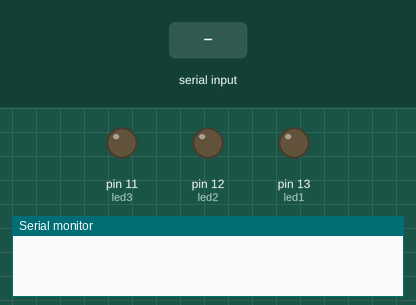
This sketch was run on a simulated Arduino Uno, built with avr-gcc and run on an emulated ATmega328P. Parts: output pins drawn as LEDs (lit = HIGH), the last lines printed to the serial monitor. The test bench sets the inputs (shaded band).

Above: at 1.2 s.
1.3 s: "*everything on" received over Serial
At 1.7 s:
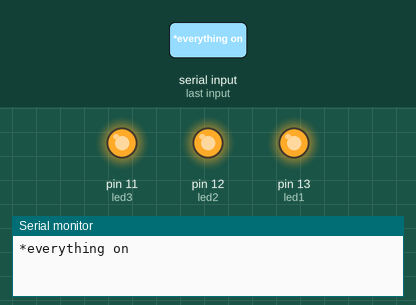
2.9 s: "*light off" received over Serial
At 3.8 s:
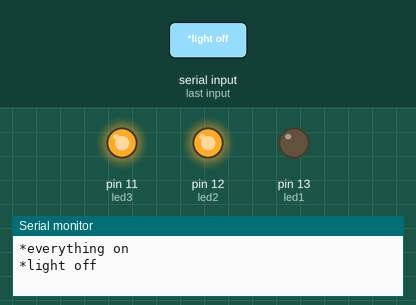
4.5 s: "*fan off" received over Serial
At 5.5 s:
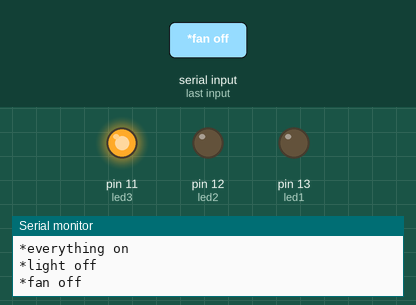
6.0 s: "*light on" received over Serial
At 7.0 s:
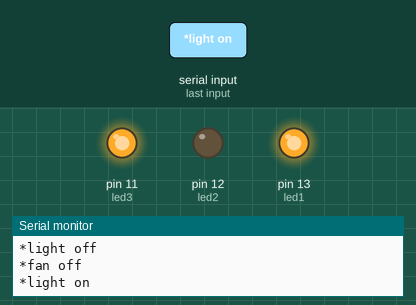
7.5 s: "*AC off" received over Serial
At 8.6 s:
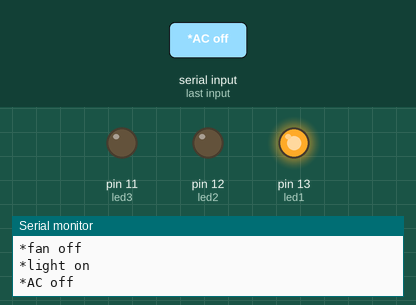
9.0 s: "*fan on" received over Serial
At 9.8 s:
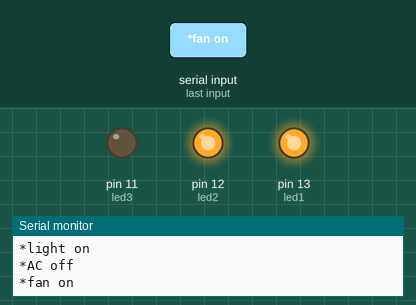
Timing chart, 0 to 11.5 s (numbered marks = the images above; inputs shaded):
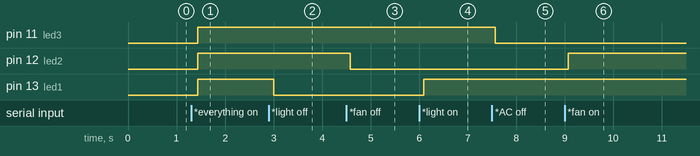

The sketch:

Voice_Activation-arduino.ino
```cpp
String voice;
int
led1 = 13, //Connect LED 1 To Pin #13
led2 = 12, //Connect LED 2 To Pin #12
led3 = 11; //Connect LED 2 To Pin #11
//--------------------------Call A Function-------------------------------//
void allon(){
     digitalWrite(led1, HIGH);
     digitalWrite(led2, HIGH);
     digitalWrite(led3, HIGH);
     }

void alloff(){
     digitalWrite(led1, LOW);
     digitalWrite(led2, LOW);
     digitalWrite(led3, LOW);

}
//-----------------------------------------------------------------------//
 void setup() {
  Serial.begin(9600);
  pinMode(led1, OUTPUT);
  pinMode(led2, OUTPUT);
  pinMode(led3, OUTPUT);

}
//-----------------------------------------------------------------------//
 void loop() {
  while (Serial.available()){  //Check if there is an available byte to read
  delay(10); //Delay added to make thing stable
  char c = Serial.read(); //Conduct a serial read
  if (c == '#') {break;} //Exit the loop when the # is detected after the word
  voice += c; //Shorthand for voice = voice + c
  }
  if (voice.length() > 0) {
    Serial.println(voice);
//-----------------------------------------------------------------------//
  //----------Control Multiple Pins/ LEDs----------//
       if(voice == "*everything on") {allon();}  //Turn Off All Pins (Call Function)
  else if(voice == "*everything off"){alloff();} //Turn On  All Pins (Call Function)

  //----------Turn On One-By-One----------//
  else if(voice == "*light on") {digitalWrite(led1, HIGH);}
  else if(voice == "*fan on") {digitalWrite(led2, HIGH);}
  else if(voice == "*AC on") {digitalWrite(led3, HIGH);}

  //----------Turn Off One-By-One----------//
  else if(voice == "*light off") {digitalWrite(led1, LOW);}
  else if(voice == "*fan off") {digitalWrite(led2, LOW);}
  else if(voice == "*AC off") {digitalWrite(led3, LOW);}

//-----------------------------------------------------------------------//
voice="";}} //Reset the variable after initiating
```

Measured:
- after the input at 1.3 s, pin 11 (led3), pin 12 (led2), pin 13 (led1): LOW → HIGH after 0.14 s
- after the input at 2.9 s, pin 13 (led1): HIGH → LOW after 0.10 s
- after the input at 4.5 s, pin 12 (led2): HIGH → LOW after 0.08 s
- after the input at 6.0 s, pin 13 (led1): LOW → HIGH after 0.09 s
- after the input at 7.5 s, pin 11 (led3): HIGH → LOW after 0.07 s
- after the input at 9.0 s, pin 12 (led2): LOW → HIGH after 0.07 s
